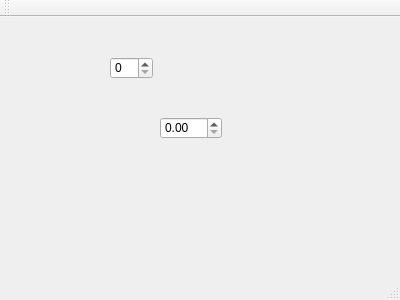
<?xml version="1.0" encoding="UTF-8"?>
<ui version="4.0">
 <class>MainWidget</class>
 <widget class="QMainWindow" name="MainWidget">
  <property name="geometry">
   <rect>
    <x>0</x>
    <y>0</y>
    <width>400</width>
    <height>300</height>
   </rect>
  </property>
  <property name="windowTitle">
   <string>MainWidget</string>
  </property>
  <widget class="QWidget" name="centralWidget">
   <widget class="QSpinBox" name="spinBox">
    <property name="geometry">
     <rect>
      <x>110</x>
      <y>40</y>
      <width>43</width>
      <height>22</height>
     </rect>
    </property>
   </widget>
   <widget class="QDoubleSpinBox" name="doubleSpinBox">
    <property name="geometry">
     <rect>
      <x>160</x>
      <y>100</y>
      <width>62</width>
      <height>22</height>
     </rect>
    </property>
   </widget>
  </widget>
  <widget class="QMenuBar" name="menuBar">
   <property name="geometry">
    <rect>
     <x>0</x>
     <y>0</y>
     <width>400</width>
     <height>20</height>
    </rect>
   </property>
  </widget>
  <widget class="QToolBar" name="mainToolBar">
   <attribute name="toolBarArea">
    <enum>TopToolBarArea</enum>
   </attribute>
   <attribute name="toolBarBreak">
    <bool>false</bool>
   </attribute>
  </widget>
  <widget class="QStatusBar" name="statusBar"/>
 </widget>
 <layoutdefault spacing="6" margin="11"/>
 <resources/>
 <connections/>
</ui>
